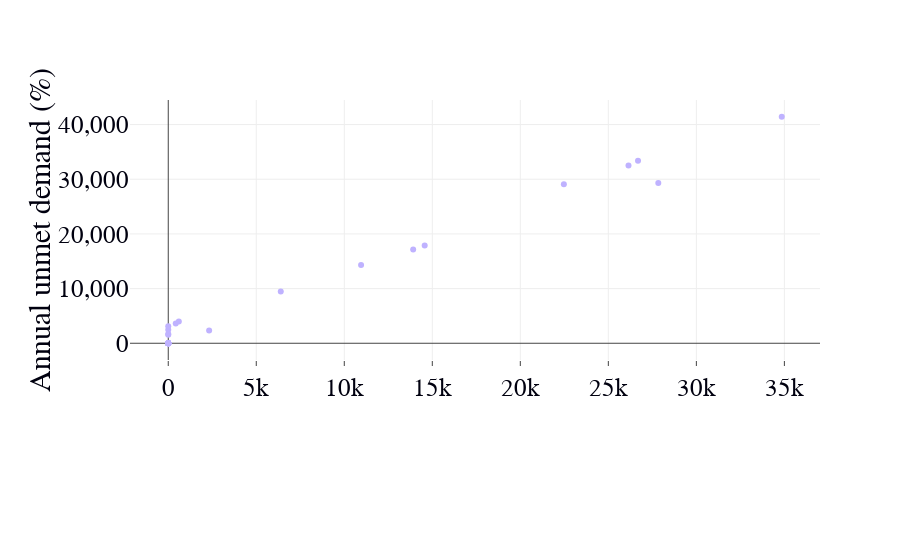

Notebook cell for this chart:
### Markdown cell above
# plot 3

### Code cell
import numpy

import plotly.plotly as py
import plotly.graph_objs as go
# xx=['Reference','Cache County <br> demand','Hyrum  <br> Bathymetry','Headflow <br> supply']
# print UnmetDemandEstimate[['Reference','year']]

Reference_vals =UnmetDemandEstimate['Reference'].tolist()
CacheCountyUrbanWaterUse_vals =UnmetDemandEstimate['CacheCountyUrbanWaterUse'].tolist()
Years=UnmetDemandEstimate.index.tolist()

UnmetDemandEstimate['Reference']

trace1 = go.Scatter(

    x=CacheCountyUrbanWaterUse_vals,
    y=Reference_vals,
    mode = 'markers',
    name = 'Reference',
    marker = dict(
        color = '#BFB2FF',
    
    )
)


# trace2 = go.Scatter(

#     x=Years,
#     y=CacheCountyUrbanWaterUse_vals,
#     name = ' CacheCountyUrbanWaterUse',
#     mode = 'lines+markers',
#     marker = dict(
#         color = '#260F99'
#     )
# )

layout = dict(
    #title = "Use Case 3.3",
    yaxis = dict(
        title = "Annual unmet demand (%)",
        tickformat= ',',
#         showline=True,
#         dtick='5',
#         ticks='outside',
#         ticklen=10,
#          range = ['0', '15']


                ),
    
    xaxis = dict(
#         title = "Updated input parameters in the <br>Bear_River_WEAP_Model_2017",
#         showline=True,
        ticks='outside',
#          tickfont=dict(size=22),
#         ticklen=10
                    ),
    legend=dict(
        x=0.1,y=0.6,
          bordercolor='#00000f',
            borderwidth=2
        
               ),
#     width=1100,
#     height=700,
    #paper_bgcolor='rgb(233,233,233)',
    #plot_bgcolor='rgb(233,233,233)',
    margin=go.Margin(l=130,b=200),
    font=dict(size=25,family='arial',color='#00000f'),
    showlegend=False
)
# data = [trace1, trace2]

data = [trace1]

# create a figure object
fig = dict(data=data, layout=layout)
#py.iplot(fig, filename = "2.3Identify_SeasonalValues") 


## it can be run from the local machine on Pycharm like this like below
## It would also work here offline but in a seperate window  
offline.iplot(fig,filename = 'jupyter/UnmentDemand@BirdRefuge' )       

print "Figure 9 is replicated!!"

### Figure 1 — Plotly figure (JSON) as saved in the notebook; plotly's stock layout.template omitted (floating-point values rounded to 4 significant figures)
{"data": [{"marker": {"color": "#BFB2FF"}, "mode": "markers", "name": "Reference", "type": "scatter", "x": [2322.0, 0, 0, 0, 0, 0, 0, 0, 0, 0, 0, 0, 0, 425.1, 0, 6392.0, 0, 0, 0, 0, 0, 0, 14570.0, 599.5, 10950.0, 0, 26140.0, 0, 27840.0, 0, 0, 0, 0, 0, 0, 13910.0, 22470.0, 26690.0, 34850.0, 0], "y": [2322.0, 0, 0, 0, 0, 0, 0, 0, 0, 0, 0, 2458.0, 0, 3613.0, 0, 9472.0, 0, 0, 0, 0, 0, 1700.0, 17900.0, 3962.0, 14320.0, 3090.0, 32500.0, 0, 29300.0, 0, 0, 0, 0, 0, 1542.0, 17130.0, 29060.0, 33360.0, 41430.0, 0]}], "layout": {"font": {"color": "#00000f", "family": "arial", "size": 25}, "legend": {"bordercolor": "#00000f", "borderwidth": 2, "x": 0.1, "y": 0.6}, "margin": {"b": 200, "l": 130}, "showlegend": false, "xaxis": {"ticks": "outside"}, "yaxis": {"tickformat": ",", "title": "Annual unmet demand (%)"}}}
